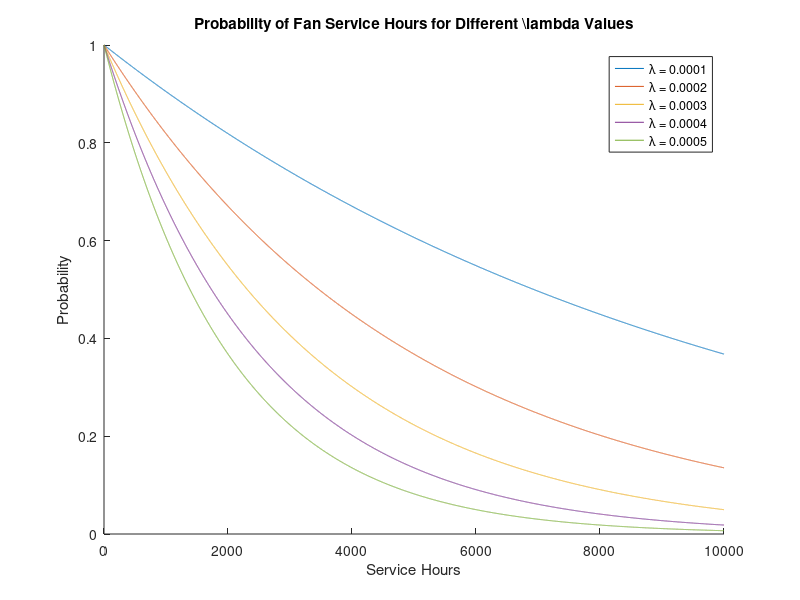

Write the MATLAB code that produced this figure.
% Commonly a car cooling system are controlled by electrically fan.
% Assuming that life time "T"(in hours) of a fan manufactured by a company 
% A,B,C can be modeled an expoenential distribution lambda=0.0003. Find the 
% probability of fan which will give at least 10,000 hours service.

% Define the lambda value
lambda = 0.0003;

hours = 10000;

% Calculate the probability of fan which will give at least min_service_hours
prob = exp(-lambda*hours);

fprintf('The probability of a fan giving at least %d hours of service is: %.4f\n', hours, prob);

% Array of lambda 
lambda_array = [0.0001, 0.0002, 0.0003, 0.0004, 0.0005];

% Define an array of service hour values
service_hours = 0:1:10000;
% Plot the probability of service hours for different values of lambda
figure;
hold on;
for i = 1:length(lambda_array)
    lambda_i = lambda_array(i);
    prob_i = exp(-lambda_i*service_hours);
    plot(service_hours, prob_i, 'DisplayName', sprintf('\\lambda = %.4f', lambda_i));
end
xlabel('Service Hours');
ylabel('Probability');
title('Probability of Fan Service Hours for Different \\lambda Values');
legend('show');
hold off;

% Calculate and display the variance of the exponential distribution
variance = 1/lambda^2;
fprintf('The variance of the exponential distribution with \\lambda = %.4f is: %.4f\n', lambda, variance);
%PDF
pdf = lambda*exp(-lambda*hours);
fprintf('The PDF of the exponential distribution with \\lambda = %.4f is: %.4f\n', lambda, pdf);

%CDF
cdf = 1 - exp(-lambda*hours);
fprintf('The CDF of the exponential distribution with \\lambda = %.4f is: %.4f\n', lambda, cdf);

























